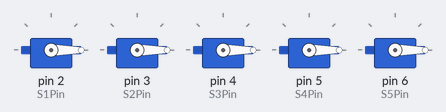
This sketch was run on a simulated Arduino Uno, built with avr-gcc and run on an emulated ATmega328P. On the bench: 5 × servo.

Above: at 0.05 s.
At 2.0 s:
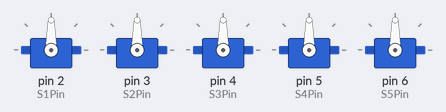
Timing chart, 0 to 4.6 s (numbered marks = the images above):
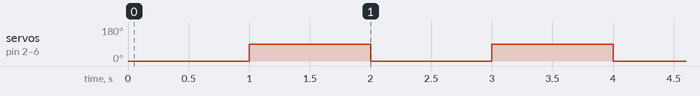

The sketch:

circuit1.ino
```cpp
// Include the Servo library
#include <Servo.h>
// Declare the Servo pin
int S1Pin = 2;
int S2Pin = 3;
int S3Pin = 4;
int S4Pin = 5;
int S5Pin = 6;


// Create a 5 servos object
Servo S1, S2, S3, S4, S5;
void setup() {
   // We need to attach the servo to the used pin number
   S1.attach(S1Pin);
   S2.attach(S2Pin);
   S3.attach(S3Pin);
   S4.attach(S4Pin);
   S5.attach(S5Pin);


}
void loop(){
   // Make servo go to 0 degrees
   S1.write(0);
   S2.write(0);
   S3.write(0);
   S4.write(0);
   S5.write(0);

   delay(1000);
   // Make servo go to 90 degrees
   S1.write(90);
   S2.write(90);
   S3.write(90);
   S4.write(90);
   S5.write(90);
   delay(1000);

}
```

Measured:
- by itself, servo on pin 2 (S1Pin), servo on pin 3 (S2Pin), servo on pin 4 (S3Pin), servo on pin 5 (S4Pin), servo on pin 6 (S5Pin): alternates 90° for 1.0 s and 0° for 1.0 s
